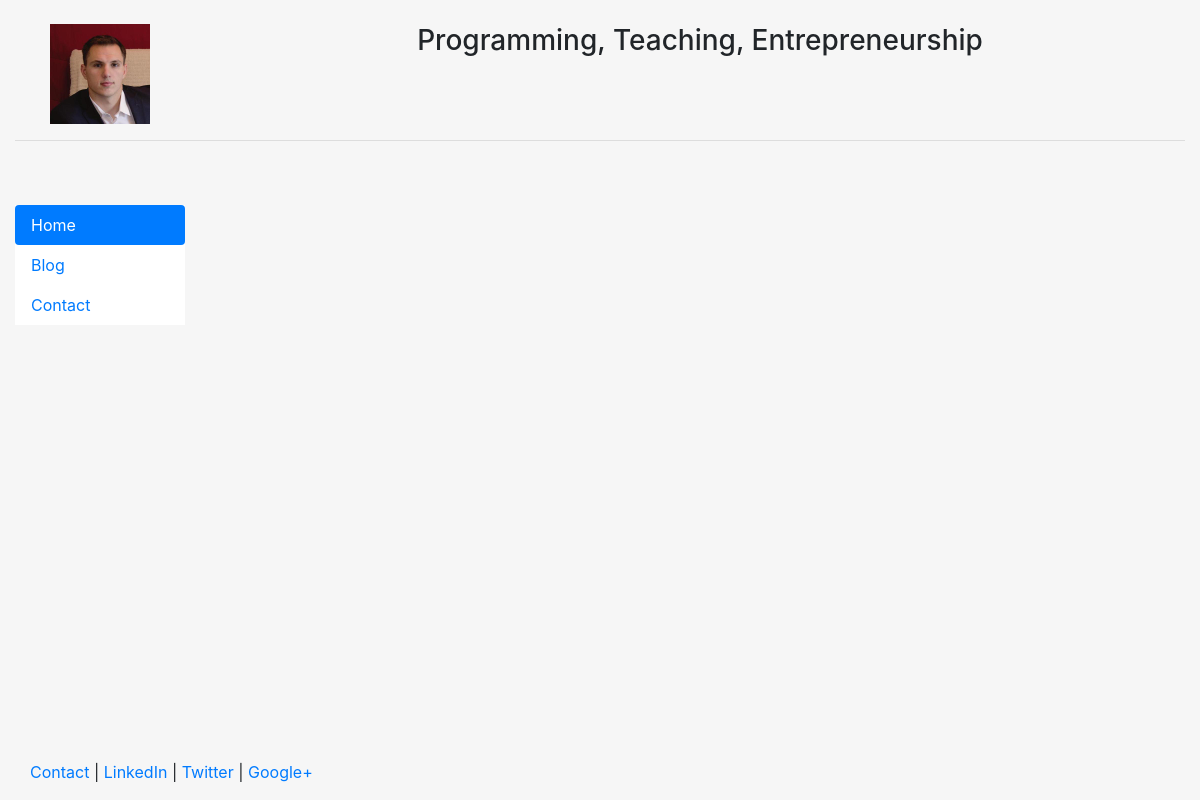
The page /blog/ on the database as committed earlier.
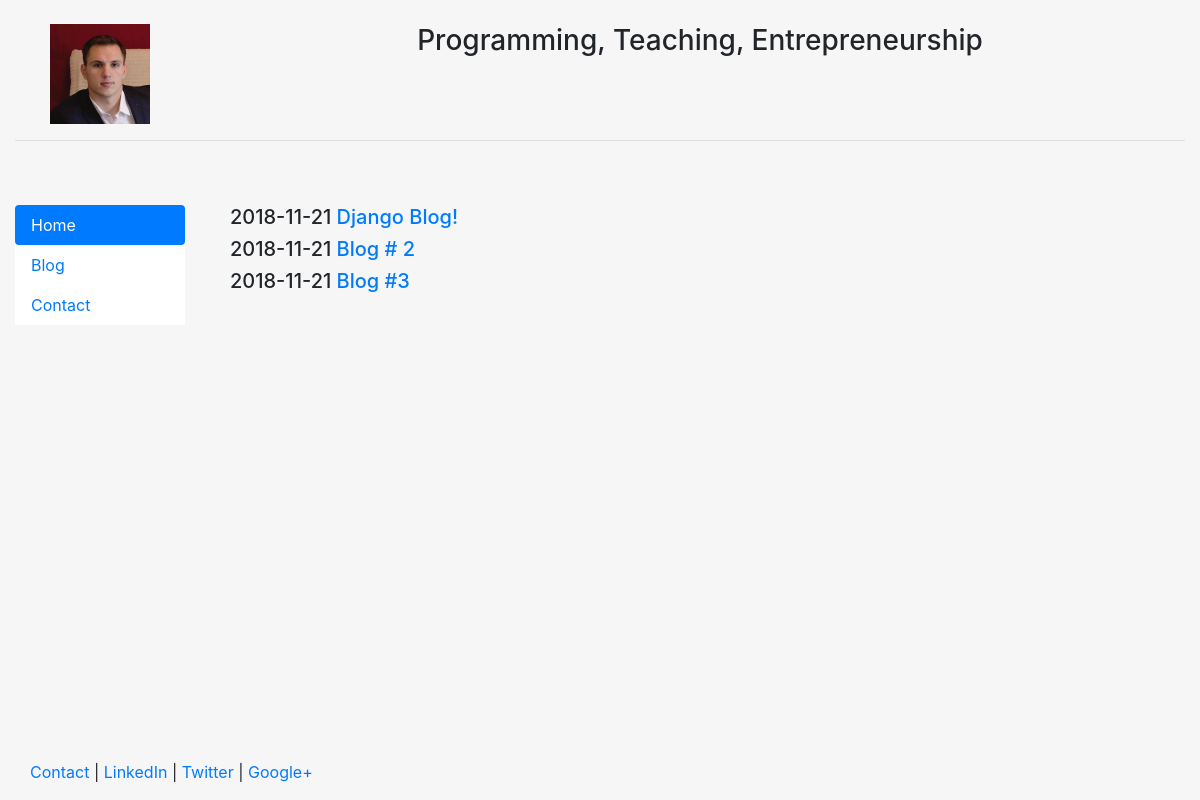
The same page on the database as committed later.
### blog/models.py (models this page shows, shortened)
class Post(models.Model):
    title = models.CharField(max_length = 140)
    body = models.TextField()
    date = models.DateTimeField()

### blog/templates/blog/blog.html
{% extends "personal/header.html" %}
{% block content %}
    {% for post in object_list %}
    <h5>
        {{ post.date|date:"Y-m-d" }}
        <a href="/blog/{{post.id}}">
            {{ post.title }}
        </a>
    </h5>
    {% endfor %}
{% endblock %}

### personal/templates/personal/header.html (shortened to what this page needs)
<!DOCTYPE html>
<html lang="en">
<head>
	{% load staticfiles %}
    <link rel="stylesheet" href="{% static 'personal/css/bootstrap.min.css' %}" type = "text/css"/>
	<link rel="stylesheet" href="/static/personal/css/custom_css.css" type = "text/css"/>
</head>
<body class="body" style="background-color:#f6f6f6">
	<div class="container-fluid" style="min-height:95%; ">
		<div class="row">
			  <div class="col-sm-2">
				  <br>
				  <center>
					<img src="{% static 'personal/img/profile.jpg' %}" class="responsive-img" style='max-height:100px;' alt="face">
				  </center>
			  </div>
			  <div class="col-sm-10">
				  <br>
				  <center>
				  <h3>Programming, Teaching, Entrepreneurship</h3>
				  </center>
			  </div>
		</div><hr>
		<div class="row">
		  <div class="col-sm-2">
		  <br>
		  <br>
			<div class="well bs-sidebar" id="sidebar" style="background-color:#fff">
			  <ul class="nav flex-column nav-pills" id="v-pills-tab" role="tablist" aria-orientation="vertical">
				<li class="nav-item"><a class="nav-link active" href='/'>Home</a></li>
				<li class="nav-item"><a class="nav-link" href='/blog/'>Blog</a></li>
				<li class="nav-item"><a class="nav-link" href='/contact/'>Contact</a></li>
			  </ul>
			</div>
		  </div>
		  <div class="col-sm-10">
			<div class='container-fluid'>
			<br><br>
			   {% block content %}
			   {% endblock %}
			</div>
		  </div>
		</div>
	</div>
	<footer>
		<div class="container-fluid" style='margin-left:15px'>
			<p><a href="#" target="blank">Contact</a> | <a href="#" target="blank">LinkedIn</a> | <a href="#" target="blank">Twitter</a> | <a href="#" target="blank">Google+</a></p>
		</div>
	</footer>
</body>

### personal/templates/personal/header.html (style rules this page uses)
html, body { height:100% }

Rows that differ between the two databases and show on the page:
added Post: date "2018-11-21", title "Django Blog!"
added Post: date "2018-11-21", title "Blog # 2"
added Post: date "2018-11-21", title "Blog #3"
